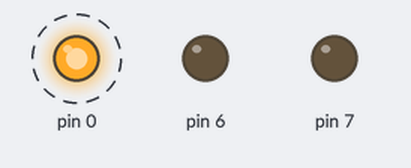
The sketch below on a simulated Arduino Uno, built with avr-gcc and run on an emulated ATmega328P. On the bench: output pins drawn as LEDs (lit = HIGH). Dashed ring = blinking.

Above: at 0.5 s.
Timing chart, 0 to 4.6 s (numbered marks = the images above):
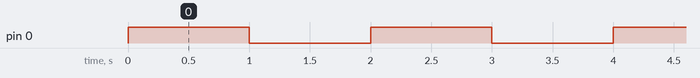

The sketch:

blinkprogram.ino
```cpp
int temp =6 ;
void setup() {
  // put your setup code here, to run once:
pinMode(7, OUTPUT);
pinMode(6, OUTPUT);
pinMode(0, OUTPUT);
}

void loop() {
  // put your main code here, to run repeatedly:
if(temp<50 && temp>10){
  //do thing A:
  digitalWrite(7, HIGH);
  delay(1000);
  digitalWrite(7, LOW);
  delay(1000);
}
else if (temp>50 && temp<70){
  //do thing B:
  digitalWrite(6, HIGH);
  delay(1000);
  digitalWrite(6, LOW);
  delay(1000);
}
else
{
//do thing C:
digitalWrite(0, HIGH);
delay(1000);
digitalWrite(0,LOW);
delay(1000);
}
}
```

Measured:
- by itself, pin 0: alternates HIGH for 1.0 s and LOW for 1.0 s
